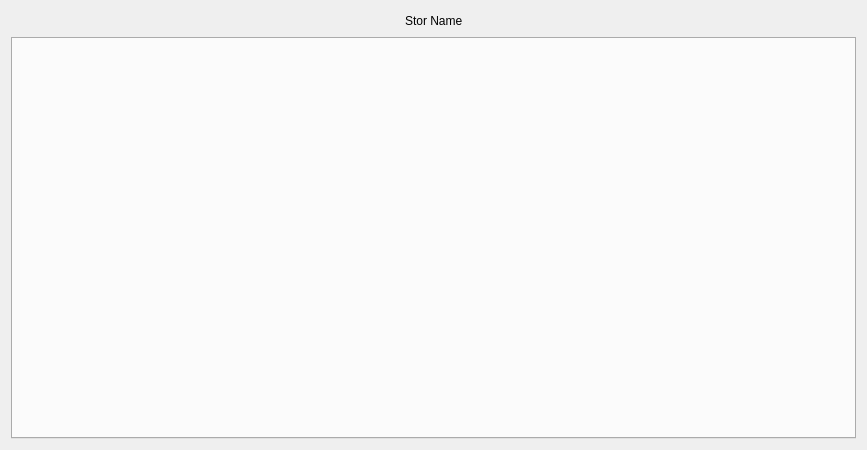
<?xml version="1.0" encoding="UTF-8"?>
<ui version="4.0">
 <class>VidStorSetting</class>
 <widget class="QWidget" name="VidStorSetting">
  <property name="geometry">
   <rect>
    <x>0</x>
    <y>0</y>
    <width>867</width>
    <height>450</height>
   </rect>
  </property>
  <property name="minimumSize">
   <size>
    <width>0</width>
    <height>0</height>
   </size>
  </property>
  <property name="maximumSize">
   <size>
    <width>16777215</width>
    <height>16777215</height>
   </size>
  </property>
  <property name="windowTitle">
   <string>Form</string>
  </property>
  <property name="styleSheet">
   <string notr="true"/>
  </property>
  <layout class="QVBoxLayout" name="verticalLayout">
   <item>
    <layout class="QHBoxLayout" name="horizontalLayout_2">
     <item>
      <spacer name="horizontalSpacer">
       <property name="orientation">
        <enum>Qt::Horizontal</enum>
       </property>
       <property name="sizeHint" stdset="0">
        <size>
         <width>40</width>
         <height>20</height>
        </size>
       </property>
      </spacer>
     </item>
     <item>
      <widget class="QLabel" name="storName">
       <property name="text">
        <string>Stor Name</string>
       </property>
      </widget>
     </item>
     <item>
      <spacer name="horizontalSpacer_4">
       <property name="orientation">
        <enum>Qt::Horizontal</enum>
       </property>
       <property name="sizeHint" stdset="0">
        <size>
         <width>40</width>
         <height>20</height>
        </size>
       </property>
      </spacer>
     </item>
    </layout>
   </item>
   <item>
    <widget class="QTabWidget" name="tabWidget">
     <property name="currentIndex">
      <number>-1</number>
     </property>
    </widget>
   </item>
  </layout>
 </widget>
 <resources>
  <include location="../../main/vscmainwindows.qrc"/>
 </resources>
 <connections/>
</ui>
